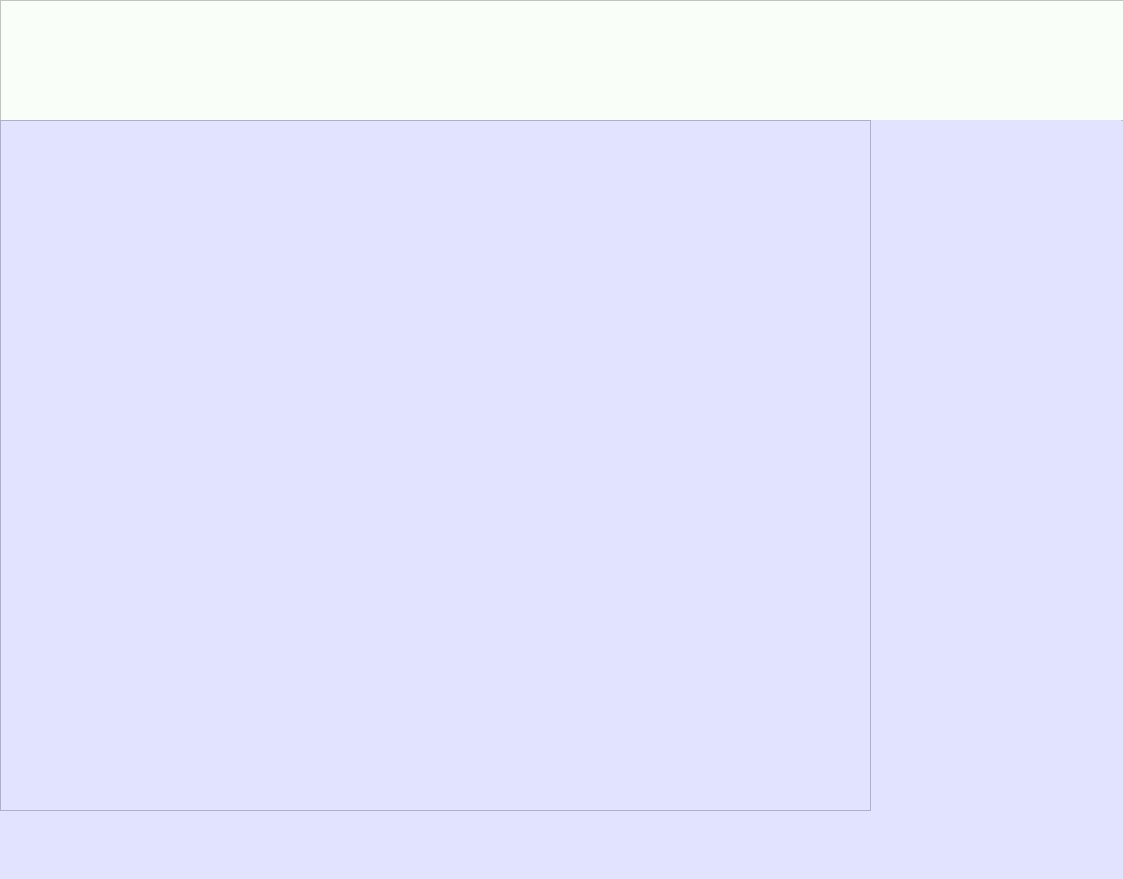
<?xml version="1.0" encoding="UTF-8"?>
<ui version="4.0">
 <class>MainWindow</class>
 <widget class="QMainWindow" name="MainWindow">
  <property name="geometry">
   <rect>
    <x>0</x>
    <y>0</y>
    <width>1123</width>
    <height>879</height>
   </rect>
  </property>
  <property name="windowTitle">
   <string>MainWindow</string>
  </property>
  <property name="autoFillBackground">
   <bool>false</bool>
  </property>
  <property name="styleSheet">
   <string notr="true">background-color: rgb(226, 228, 255);</string>
  </property>
  <widget class="QWidget" name="centralwidget">
   <widget class="QFrame" name="frame">
    <property name="geometry">
     <rect>
      <x>0</x>
      <y>0</y>
      <width>1131</width>
      <height>121</height>
     </rect>
    </property>
    <property name="autoFillBackground">
     <bool>false</bool>
    </property>
    <property name="styleSheet">
     <string notr="true">background-color:rgb(249, 255, 248);
</string>
    </property>
    <property name="frameShape">
     <enum>QFrame::StyledPanel</enum>
    </property>
    <property name="frameShadow">
     <enum>QFrame::Raised</enum>
    </property>
   </widget>
   <widget class="QLabel" name="tela">
    <property name="geometry">
     <rect>
      <x>0</x>
      <y>120</y>
      <width>1121</width>
      <height>711</height>
     </rect>
    </property>
    <property name="text">
     <string/>
    </property>
    <property name="indent">
     <number>3</number>
    </property>
   </widget>
   <widget class="QGraphicsView" name="graphicsView">
    <property name="geometry">
     <rect>
      <x>0</x>
      <y>120</y>
      <width>871</width>
      <height>691</height>
     </rect>
    </property>
   </widget>
  </widget>
  <widget class="QMenuBar" name="menubar">
   <property name="geometry">
    <rect>
     <x>0</x>
     <y>0</y>
     <width>1123</width>
     <height>21</height>
    </rect>
   </property>
  </widget>
  <widget class="QStatusBar" name="statusbar"/>
 </widget>
 <resources/>
 <connections/>
</ui>
